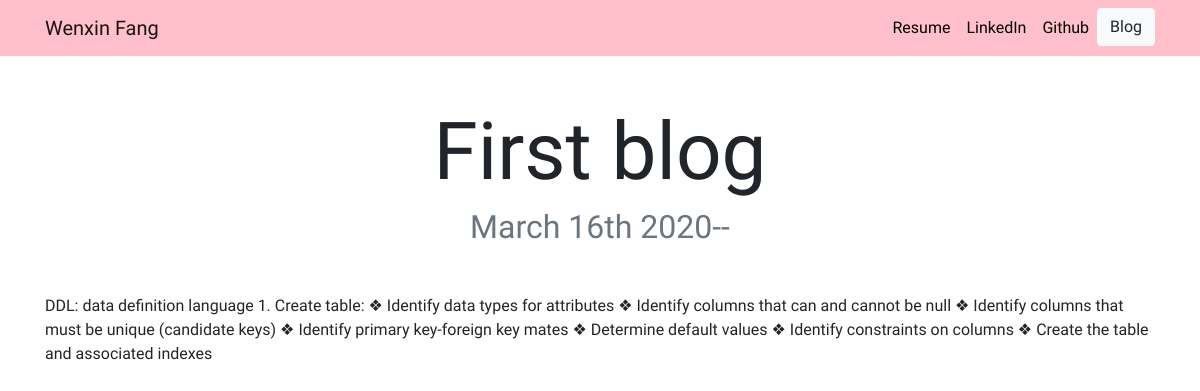
Page /blog/1/ on the committed database.
### blog/models.py (models this page shows, shortened)
class Blog(models.Model): #set databse attributs
    title = models.CharField(max_length = 200)
    date = models.DateField()
    description = models.TextField()

### blog/views.py (the view)
# urls.py: path('<int:blog_id>/', views.detail, name = 'detail'),#match the interger given
def detail(request, blog_id):
    blog = get_object_or_404(Blog, pk = blog_id) #if nothing found, show 404 otherwise get this one object
    return render(request, 'blog/detail.html', {'blog':blog})

### blog/templates/blog/detail.html
{% extends 'portfolio/base.html' %}
{% load static %}
{% block content %}
<h1 class="text-center mt-5" id="blogdetailtitle">{{ blog.title}}</h1>
<h2 class="text-center text-muted mb-5">{{ blog.date|date:'F jS Y'}}--</h2>
{{blog.description|safe }}
{% endblock %}

### portfolio/static/portfolio/custom.css (style rules this page uses)
h1 { font-family: 'Baloo Chettan 2', cursive; }
body { font-family: 'Baloo Chettan 2', cursive; }
@media (min-width: 992px) { #blogdetailtitle { font-size: 5rem; } }

### rows in the picture
Blog: title "First blog", date "March 16th 2020", description "DDL: data definition language 1. Create table: ❖ Identify data types for attributes ❖ Identify columns that can and cannot be null ❖ Identify columns that must be unique (candidate keys) ❖ Identify primary key-foreign key mates ❖ Determine default values ❖ Identify constraints on columns ❖ Create the table and associated indexes"
